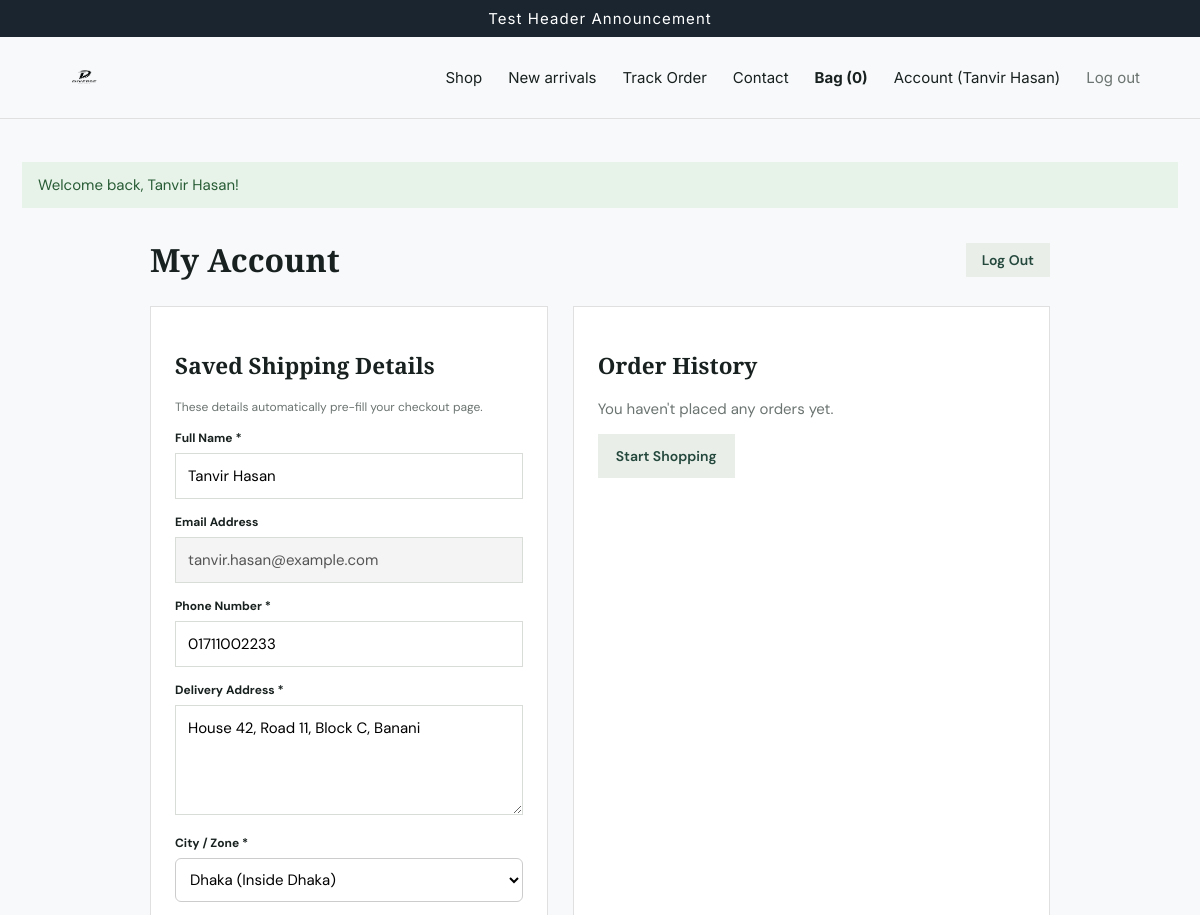
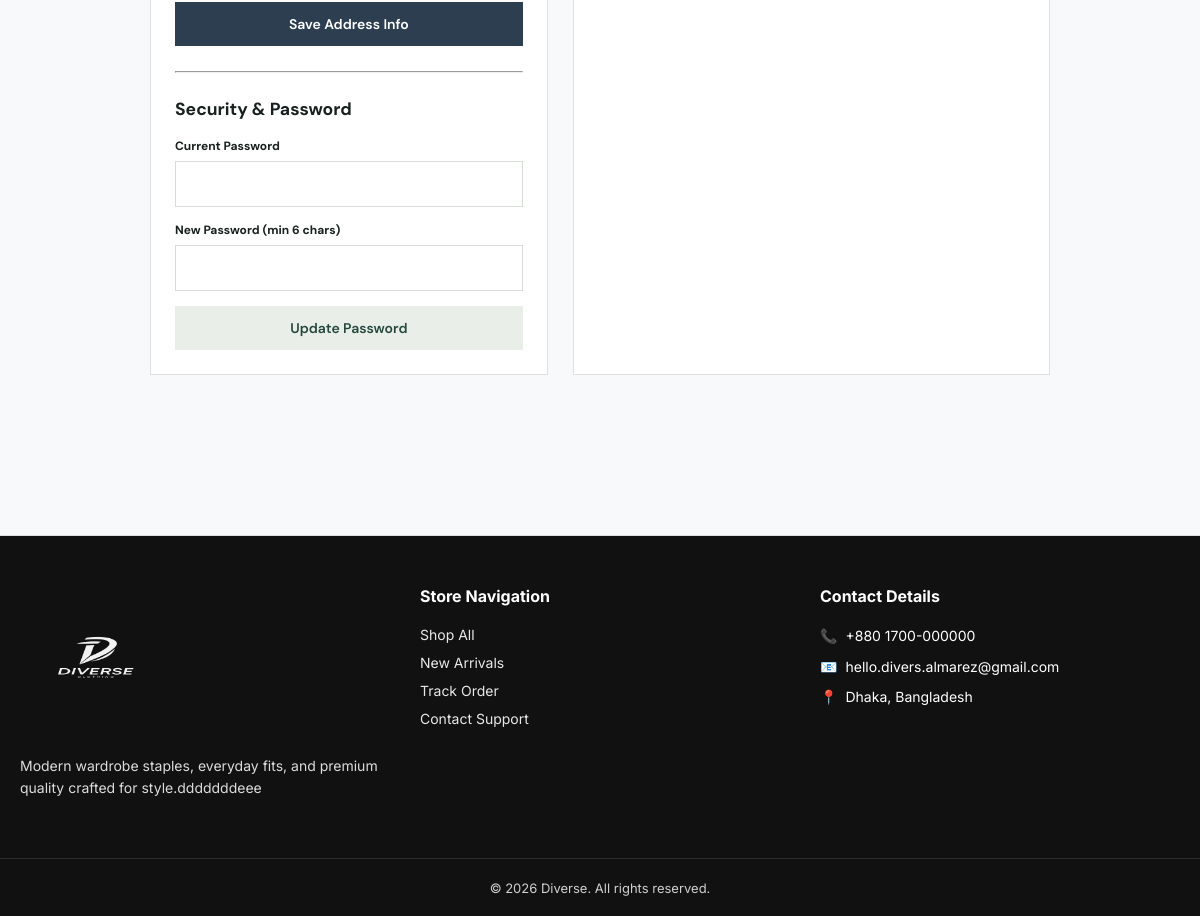
The app's page /account.php (signed in) with its own data (2 pictures, top to bottom).
### tables this page shows
CREATE TABLE `users` (
  `id` int(10) UNSIGNED NOT NULL,
  `name` varchar(100) NOT NULL,
  `email` varchar(150) NOT NULL,
  `password_hash` varchar(255) NOT NULL,
  `phone` varchar(30) DEFAULT NULL,
  `address` text DEFAULT NULL,
  `city` varchar(100) DEFAULT NULL,
  `status` enum('active','blocked') NOT NULL DEFAULT 'active',
  `reset_token` varchar(64) DEFAULT NULL,
  `reset_token_expires` datetime DEFAULT NULL,
  `created_at` timestamp NOT NULL DEFAULT current_timestamp(),
  `updated_at` timestamp NOT NULL DEFAULT current_timestamp() ON UPDATE current_timestamp()
);

CREATE TABLE `customer_addresses` (
  `id` bigint(20) UNSIGNED NOT NULL,
  `user_id` int(10) UNSIGNED DEFAULT NULL,
  `full_name` varchar(160) NOT NULL,
  `phone` varchar(50) NOT NULL,
  `street_address` text NOT NULL,
  `city_id` int(11) DEFAULT NULL,
  `is_default` tinyint(1) DEFAULT 0,
  `created_at` timestamp NOT NULL DEFAULT current_timestamp()
);

CREATE TABLE `shipping_cities` (
  `id` int(11) NOT NULL,
  `city_name` varchar(100) NOT NULL,
  `zone_code` enum('inside_dhaka','outside_dhaka') DEFAULT 'outside_dhaka',
  `shipping_cost` decimal(10,2) NOT NULL DEFAULT 120.00,
  `created_at` timestamp NOT NULL DEFAULT current_timestamp()
);

### account.php (the view, shortened to what this page needs)
<?php
require_once __DIR__ . '/app/bootstrap.php';
$u = user_required();
$cities = db()->query('SELECT * FROM shipping_cities ORDER BY city_name ASC')->fetchAll();
$addrStmt = db()->prepare('
    SELECT ca.*, sc.city_name
    FROM customer_addresses ca
    LEFT JOIN shipping_cities sc ON sc.id = ca.city_id
    WHERE ca.user_id = ?
    ORDER BY ca.is_default DESC, ca.id DESC
    LIMIT 1
');
$addrStmt->execute([$u['id']]);
$savedAddress = $addrStmt->fetch();
$ordersStmt = db()->prepare('
    SELECT o.*, sc.city_name
    FROM orders o
    LEFT JOIN shipping_cities sc ON sc.id = o.city_id
    WHERE o.user_id = ? OR o.customer_email = ?
    ORDER BY o.id DESC
');
$ordersStmt->execute([$u['id'], $u['email']]);
$userOrders = $ordersStmt->fetchAll();
require_once __DIR__ . '/app/header.php';
?>
<div style="max-width: 900px; margin: 30px auto;">
    <div style="display:flex; justify-content:space-between; align-items:center; margin-bottom:25px;">
        <h1 style="margin:0;">My Account</h1>
        <a href="<?= e(url('user_logout.php')) ?>" class="button secondary" style="padding:8px 16px;">Log Out</a>
    </div>
    <div style="display: grid; grid-template-columns: 1fr 1.2fr; gap: 25px;">
        <div class="panel">
            <h2>Saved Shipping Details</h2>
            <p class="muted small" style="margin-bottom:15px;">These details automatically pre-fill your checkout page.</p>
            <form method="post">
                <div class="field"><label>Full Name *</label><input name="name" required value="<?= e($u['name']) ?>"></div>
                <div class="field"><label>Email Address</label><input value="<?= e($u['email']) ?>" disabled style="background:#f4f4f4;"></div>
                <div class="field"><label>Phone Number *</label><input name="phone" required value="<?= e($savedAddress['phone'] ?? $u['phone'] ?? '') ?>"></div>
                <div class="field"><label>Delivery Address *</label><textarea name="address" required><?= e($savedAddress['street_address'] ?? $u['address'] ?? '') ?></textarea></div>
                <div class="field">
                    <label>City / Zone *</label>
                    <select name="city_id" required style="width:100%; padding:10px; border-radius:6px; border:1px solid #ccc;">
                        <?php
                        $activeCityId = (int)($savedAddress['city_id'] ?? 1);
                        foreach ($cities as $c):
                        ?>
                            <option value="<?= $c['id'] ?>" <?= (int)$c['id'] === $activeCityId ? 'selected' : '' ?>>
                                <?= e($c['city_name']) ?> (<?= $c['zone_code'] === 'inside_dhaka' ? 'Inside Dhaka' : 'Outside Dhaka' ?>)
                            </option>
                        <?php endforeach; ?>
                    </select>
                </div>
                <button class="button" style="width:100%;">Save Address Info</button>
            </form>
            <hr style="margin:25px 0;">
            <h3>Security & Password</h3>
            <form method="post">
                <div class="field"><label>Current Password</label><input type="password" name="current_password" required></div>
                <div class="field"><label>New Password (min 6 chars)</label><input type="password" name="new_password" required></div>
                <button class="button secondary" style="width:100%;">Update Password</button>
            </form>
        </div>
        <div class="panel">
            <h2>Order History</h2>
            <?php if (!$userOrders): ?>
                <p class="muted">You haven't placed any orders yet.</p>
                <a href="<?= e(url('index.php')) ?>" class="button secondary">Start Shopping</a>
            <?php endif; ?>
        </div>
    </div>
</div>
<?php require_once __DIR__ . '/app/footer.php'; ?>

### app/header.php (shortened to what this page needs)
<?php
require_once __DIR__ . '/bootstrap.php';
$storeName = store_name();
$metaDesc  = $metaDescription ?? site_setting('seo_meta_description', 'Discover modern clothing, premium wardrobe staples, and new season drops with nationwide Cash on Delivery in Bangladesh.');
$metaKeys  = $metaKeywords ?? site_setting('seo_meta_keywords', 'clothing, fashion, online shop, bangladesh, modern fit, wardrobe');
$ogImage   = $ogImage ?? site_setting('seo_og_image', site_setting('logo_url', ''));
$announcement = site_setting('announcement', 'New season, new essentials — free delivery offers may apply');
$themePrimary     = site_setting('theme_primary_color', '#2c3e50');
$themeHeaderBg    = site_setting('theme_header_bg', '#1a252f');
$themeAnnounceText = site_setting('theme_announcement_text', '#ffffff');
$themeBodyBg      = site_setting('theme_body_bg', '#f8f9fa');
$themeCardBg      = site_setting('theme_card_bg', '#ffffff');
$themeBorder      = site_setting('theme_border_color', '#e0e0e0');
$themeFooterBg    = site_setting('theme_footer_bg', '#111111');
$themeFooterText  = site_setting('theme_footer_text', '#ffffff');
$navFont     = site_setting('font_nav_family', 'Inter, sans-serif');
$navSize     = site_setting('font_nav_size', '15');
$heroFont    = site_setting('font_hero_family', 'Playfair Display, serif');
$heroSize    = site_setting('font_hero_size', '32');
$badgeFont   = site_setting('font_badge_family', 'Inter, sans-serif');
$badgeSize   = site_setting('font_badge_size', '14');
$catalogFont = site_setting('font_catalog_family', 'Inter, sans-serif');
$catalogSize = site_setting('font_catalog_size', '15');
$socialFont  = site_setting('font_social_family', 'Playfair Display, serif');
$socialSize  = site_setting('font_social_size', '28');
$footerFont  = site_setting('font_footer_family', 'Inter, sans-serif');
$footerSize  = site_setting('font_footer_size', '14');
$cssUrl = preg_replace('/^https?:/', '', url('assets/style.css'));
?>
<!doctype html>
<html lang="en">
<head>
    <link rel="stylesheet" href="<?= e($cssUrl) ?>?v=<?= time() ?>">
</head>
<body>
    <div class="announcement"><?= e($announcement) ?></div>
    <header class="site-header">
        <a class="brand" href="<?= e(url('index.php')) ?>"><?= brand_html() ?></a>
        <nav>
            <a href="<?= e(url('index.php')) ?>">Shop</a>
            <a href="<?= e(url('index.php?category=new-arrivals')) ?>">New arrivals</a>
            <a href="<?= e(url('track-order.php')) ?>">Track Order</a>
            <a href="<?= e(url('contact.php')) ?>">Contact</a>
            <a class="cart-link" href="<?= e(url('cart.php')) ?>">Bag (<?= cart_count() ?>)</a>
            <?php if ($u = current_user()): ?>
                <a href="<?= e(url('account.php')) ?>">Account (<?= e($u['name']) ?>)</a>
                <a href="<?= e(url('user_logout.php')) ?>" class="muted">Log out</a>
            <?php else: ?>
                <a href="<?= e(url('user_login.php')) ?>">Log in</a>
            <?php endif; ?>
        </nav>
    </header>
    <main class="container">
        <?php if ($m = flash('success')): ?><div class="notice success"><?= e($m) ?></div><?php endif; ?>

### records on screen
users: name "Tanvir Hasan", email "tanvir.hasan@example.com"
customer_addresses: phone "01711002233", address "House 42, Road 11, Block C, Banani", city_id "Dhaka (Inside Dhaka)"

### other values on screen
$announcement "Test Header Announcement"
cart_count() "0"
$m "Welcome back, Tanvir Hasan!"
$footerAbout "Modern wardrobe staples, everyday fits, and premium quality crafted for style.dddddddeee"
$footerPhone "+880 1700-000000"
$footerEmail "hello.divers.almarez@gmail.com"
$footerAddress "Dhaka, Bangladesh"
$footerCopyright "© 2026 Diverse. All rights reserved."
